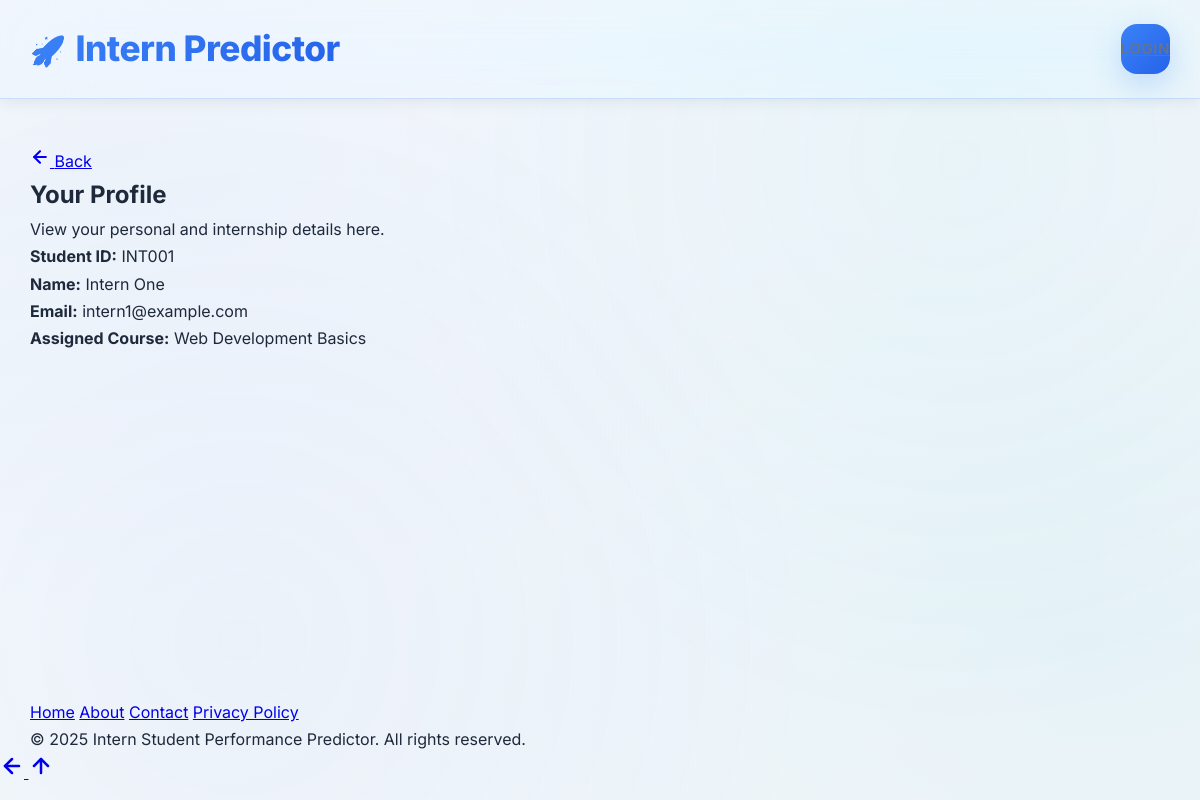
The app's page /student/profile (signed in) with its own data.
### tables this page shows
CREATE TABLE students (
            id INTEGER PRIMARY KEY AUTOINCREMENT,
            unique_student_id TEXT UNIQUE NOT NULL, -- e.g., INT001, for display and internal reference
            name TEXT NOT NULL,
            email TEXT UNIQUE NOT NULL, -- Email should also be unique
            course_id INTEGER,
            user_id INTEGER UNIQUE, -- Link to users table for login, UNIQUE as one user per student
            FOREIGN KEY (course_id) REFERENCES courses(id),
            FOREIGN KEY (user_id) REFERENCES users(id)
        );

CREATE TABLE courses (
            id INTEGER PRIMARY KEY AUTOINCREMENT,
            name TEXT UNIQUE NOT NULL,
            total_expected_tasks INTEGER DEFAULT 10 -- New: For course completion calculation
        );

### isp/backend/app.py (the view)
@app.route('/student/profile')
def intern_profile():
    if not is_intern_logged_in():
        return redirect(url_for('login'))
    conn = sqlite3.connect(DATABASE)
    cursor = conn.cursor()
    cursor.execute("SELECT s.unique_student_id, s.name, s.email, c.name FROM students s LEFT JOIN courses c ON s.course_id = c.id WHERE s.user_id = ?", (session['user_id'],))
    profile_data = cursor.fetchone()
    conn.close()
    student_profile = {}
    if profile_data:
        student_profile = {
            'unique_student_id': profile_data[0],
            'name': profile_data[1],
            'email': profile_data[2],
            'course': profile_data[3] if profile_data[3] else 'Not Assigned'
        }
    return render_template('intern_profile.html', username=session['username'], student_profile=student_profile)

### isp/backend/app.py (called while the page is built)
def is_intern_logged_in():
    return 'role' in session and session['role'] == 'intern'

### isp/backend/templates/intern_profile.html (shortened to what this page needs)
{% extends "base.html" %}
{% block content %}
    <h2>Your Profile</h2>
    <p>View your personal and internship details here.</p>
    <div class="info-section">
        {% if student_profile %}
            <p><strong>Student ID:</strong> {{ student_profile.unique_student_id }}</p>
            <p><strong>Name:</strong> {{ student_profile.name }}</p>
            <p><strong>Email:</strong> {{ student_profile.email }}</p>
            <p><strong>Assigned Course:</strong> {{ student_profile.course }}</p>
        {% else %}
            <p>No profile information available.</p>
        {% endif %}
    </div>
{% endblock %}

### isp/backend/static/css/style.css (style rules this page uses)
:root { --admin-bg-dark: #0a0f1a; --admin-bg-secondary: #141a2a; --admin-card-bg: linear-gradient(145deg, rgba(25, 35, 55, 0.95), rgba(20, 30, 48, 0.98)); --admin-border: rgba(59, 130, 246, 0.3); --admin-text-primary: #e2e8f0; --admin-text-secondary: #94a3b8; --admin-accent: #00d4ff; --admin-accent-hover: #00f5ff; --admin-danger: #ff6b6b; --admin-success: #51cf66; --admin-warning: #ffd43b; --admin-purple: #9d4edd; --intern-bg-light: linear-gradient(135deg, #f8fafc 0%, #f1f5f9 100%); --intern-bg-white: #ffffff; --intern-card-bg: linear-gradient(145deg, #ffffff, #f8fafc); --intern-border: rgba(59, 130, 246, 0.2); --intern-text-primary: #1e293b; --intern-text-secondary: #64748b; --intern-accent: #3b82f6; --intern-accent-hover: #2563eb; --intern-danger: #ef4444; --intern-success: #10b981; --intern-warning: #f59e0b; --intern-purple: #8b5cf6; --font-main: 'Inter', system-ui, -apple-system, sans-serif; --shadow-sm: 0 2px 15px rgba(0, 0, 0, 0.08); --shadow-md: 0 8px 40px rgba(0, 0, 0, 0.12); --shadow-lg: 0 20px 60px rgba(0, 0, 0, 0.18); --shadow-accent: 0 10px 30px rgba(59, 130, 246, 0.25); --border-radius-sm: 8px; --border-radius: 16px; --border-radius-lg: 24px; --border-radius-xl: 32px; --glass-bg: rgba(255, 255, 255, 0.1); --glass-border: rgba(255, 255, 255, 0.2); --glass-shadow: 0 8px 32px rgba(0, 0, 0, 0.1); --ease-bounce: cubic-bezier(0.68, -0.55, 0.265, 1.55); --ease-smooth: cubic-bezier(0.4, 0, 0.2, 1); --ease-power: cubic-bezier(0.87, 0, 0.13, 1); }
body[data-role="intern"] { --bg-main: var(--intern-bg-light); --bg-secondary: var(--intern-bg-white); --card-bg: var(--intern-card-bg); --border-color: var(--intern-border); --text-primary: var(--intern-text-primary); --text-secondary: var(--intern-text-secondary); --accent-primary: var(--intern-accent); --accent-hover: var(--intern-accent-hover); --danger-color: var(--intern-danger); --success-color: var(--intern-success); background: radial-gradient(ellipse at 10% 20%, rgba(59, 130, 246, 0.05) 0%, transparent 50%), radial-gradient(ellipse at 90% 80%, rgba(6, 182, 212, 0.05) 0%, transparent 50%), var(--intern-bg-light); color: var(--intern-text-primary); min-height: 100vh; }
* { margin: 0; padding: 0; box-sizing: border-box; }
html { scroll-behavior: smooth; font-size: 16px; }
body { font-family: var(--font-main); line-height: 1.7; font-weight: 400; background-attachment: fixed; min-height: 100vh; transition: all 0.4s var(--ease-smooth); overflow-x: hidden; }
body::before { content: ''; position: fixed; top: 0; left: 0; width: 100%; height: 100%; background: radial-gradient(circle at 20% 80%, rgba(59, 130, 246, 0.05) 0%, transparent 50%), radial-gradient(circle at 80% 20%, rgba(6, 182, 212, 0.05) 0%, transparent 50%); pointer-events: none; z-index: -1; }

### records on screen
students: unique_student_id "INT001", name "Intern One", email "intern1@example.com"
courses: course "Web Development Basics"
